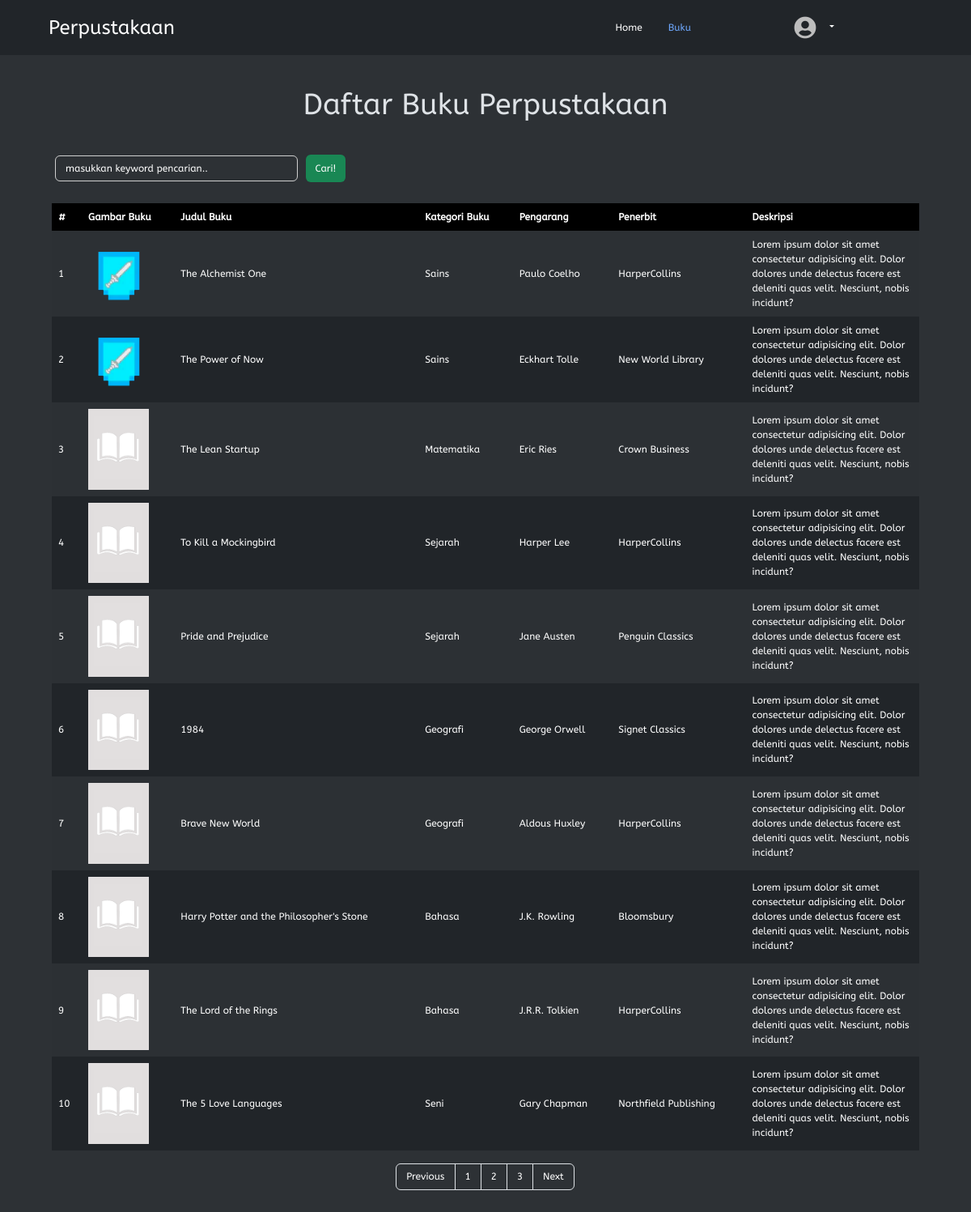
The page /php/buku/buku.php on the database its author committed.
### tables this page shows
CREATE TABLE `buku` (
  `idBuku` int(11) NOT NULL,
  `idKategori` int(11) NOT NULL,
  `judulBuku` varchar(128) DEFAULT NULL,
  `pengarang` varchar(128) DEFAULT NULL,
  `penerbit` varchar(128) DEFAULT NULL,
  `deskripsi` varchar(512) DEFAULT NULL,
  `gambarBuku` varchar(255) NOT NULL
);

CREATE TABLE `kategori` (
  `idkategori` int(11) NOT NULL,
  `kategori` varchar(128) DEFAULT NULL
);

### php/dbcontroller.php (called while the page is built, shortened)
<?php
class DBConnection {
	private $host = 'localhost';
	private $user = 'root';
	private $password = '';
	private $dbname = 'projek3_sukenmfauzan';
	public $conn;
	public function __construct() {
		$this->conn = mysqli_connect($this->host, $this->user, $this->password, $this->dbname);
	}
	public function getALL($sql)
	{
		$result = mysqli_query($this->conn, $sql);
		while ($row = mysqli_fetch_assoc($result)) {
			$data[] = $row;
		}
		if (!empty($data)) {
			return $data;
		}
	}
	public function rowCOUNT($sql)
	{
		$result = mysqli_query($this->conn, $sql);
		$count = mysqli_num_rows($result);
		return $count;
	}
}
?>

### php/buku/buku.php (the view, shortened to what this page needs)
<?php
require_once '../dbcontroller.php';
$db = new DBConnection();
$jumlahdataperhalaman = 10;
$totaldata = $db->rowCOUNT('SELECT * FROM buku');
$jumlahhalaman = ceil($totaldata / $jumlahdataperhalaman);
if (isset($_GET['halaman'])) {
	$halamanberapa = $_GET['halaman'];
} else {
	$halamanberapa = 1;
}
$halaman = isset($_GET['halaman']) ? (int) $_GET['halaman'] : 1;
$awaldata = $jumlahdataperhalaman * $halamanberapa - $jumlahdataperhalaman;
$Previous = $halaman - 1;
$Next = $halaman + 1;
$halamanawal =
$halaman > 1 ? $halaman * $jumlahdataperhalaman - $jumlahdataperhalaman : 0;
$buku = $db->getALL("SELECT buku.*, kategori.kategori FROM buku, kategori WHERE buku.idKategori = kategori.idKategori ORDER BY idBuku ASC LIMIT " . $awaldata . "," . $jumlahdataperhalaman);
?>
<!DOCTYPE html>
<html lang="en">
<head>
	<link rel="stylesheet" href="../../assets/style/style.css">
	<link rel="stylesheet" href="../../assets/bootstrap-5.3.0/css/bootstrap.min.css">
	<link rel="stylesheet" href="../../assets/fontawesome/css/all.min.css">
	<link rel="stylesheet" href="../../assets/fontawesome/css/fontawesome.min.css">
	<link rel="stylesheet" href="../../assets/fontawesome/css/solid.min.css">
	<link rel="stylesheet" href="../../node_modules/sweetalert2/dist/sweetalert2.min.css">
</head>
<body data-bs-theme="dark">
	<div class="container-fluid">
		<header class="d-flex flex-wrap align-items-center justify-content-center justify-content-around py-3 px-5">
			<a href="../home/index.php" class="d-flex align-items-center mb-3 mb-md-0 me-md-auto text-white text-decoration-none">
				<span class="fs-4">Perpustakaan</span>
			</a>
			<ul class="nav col-12 col-md-auto mb-2 justify-content-center mb-md-0">
				<li class="nav-item">
					<a href="../home/index.php" class="nav-link text-white" aria-current="page">
						Home
					</a>
				</li>
				<li>
					<a href="../buku/buku.php" class="nav-link active">
						Buku
					</a>
				</li>
			</ul>
			<div class="d-flex col-md-3 text-end align-items-center justify-content-center">
					<div class="dropdown text-end">
						<a href="#" class="text-white text-decoration-none dropdown-toggle" data-bs-toggle="dropdown" aria-expanded="false">
							<img src="../../assets/profil/default-profil.png" alt="" width="32" height="32" class="rounded-circle me-2">
						</a>
					</div>
				</div>
			</header>
		</div>
		<div class="content">
			<center><h1>Daftar Buku Perpustakaan</h1></center>
			<form action="" method="post">
				<input type="text" name="keyword" id="keyword" size="40" autofocus placeholder="masukkan keyword pencarian.." autocomplete="off">
				<button type="submit" name="cari" class="tbl-cari">Cari!</button>
			</form>
			<br>
			<table border="0" cellpadding="10" cellspacing="0">
				<thead>
					<tr>
						<th scope="col">#</th>
						<th scope="col">Gambar Buku</th>
						<th scope="col">Judul Buku</th>
						<th scope="col">Kategori Buku</th>
						<th scope="col">Pengarang</th>
						<th scope="col">Penerbit</th>
						<th scope="col">Deskripsi</th>
					</tr>
				</thead>
				<?php $i = $halamanawal + 1;
				?>
				<?php foreach($buku as $data) : ?>
					<tr>
						<td><?= $i; ?></td>
						<td><img src="../../assets/img/<?php if (!$data["gambarBuku"]) {echo 'default-book.png';} else {echo $data['gambarBuku'];} ?>" width="75" onclick="viewImage(<?=$i?>)"></td>
						<td width=""><?= $data['judulBuku']; ?></td>
						<td><?= $data['kategori']; ?></td>
						<td><?= $data['pengarang']; ?></td>
						<td><?= $data['penerbit']; ?></td>
						<td id="deskripsi"><?= $data['deskripsi']; ?></td>
					</tr>
					<?php $i++; ?>
				<?php endforeach; ?>
			</table>
			<div class="pagination-flex">
				<div class="pagination">
					<ul class="page-list">
						<li class="page-item">
							<a class="page-link" <?php if ($halaman > 1) {
								echo "href='?halaman=$Previous'";
							} ?>>Previous</a>
						</li>
						<?php for ($i = 1; $i <= $jumlahhalaman; $i++): ?>
							<li class="page-item"><a class="page-link" href="?halaman=<?= $i ?>"><?= $i ?></a></li>
						<?php endfor; ?>
						<li class="page-item">
							<a  class="page-link" <?php if (
								$halaman < $jumlahhalaman
							) {
								echo "href='?halaman=$Next'";
							} ?>>Next</a>
						</li>
					</ul>
				</div>
			</div>
		</div>
</body>
</html>

### assets/style/style.css (style rules this page uses)
* { box-sizing: border-box; font-family: 'AbeeZee', sans-serif; transition: all 0.5s ease; scroll-behavior: smooth; margin: 0; padding: 0; }
body { font-family: 'AbeeZee', sans-serif; background-color: #2e2e2e; font-size: 12px !important; max-width: 100%; height: 100%; color: #fff; }
.content { padding: 2rem 4rem; background-color: #2D3135; display: block; width: 100%; min-height: 100vh; }
table { width: 100%; color: #fff; margin-bottom: .5rem; border-collapse: unset !important ; border: none; }
table tr { border: 1px solid #000; }
table tr th { text-align: left; padding: 8px; height: 25px; }
table tr td { text-align: left; padding: 2px 8px 4px 8px; }
#keyword { background-color: #2D3135; color: #fff; border: 1px solid rgb(207, 207, 207); border-radius: 0.375rem; padding: 6px 12px 6px 12px; width: 300px; margin: 0px 4px 0px 4px; font-size: 12px; font-weight: normal; line-height: 1.5; transition: border-color .15s ease-in-out, box-shadow .15s ease-in-out; }
#keyword::placeholder { color: #fff; font-family: 'AbeeZee'; }
input[type="text"] { background-color: #2D3135; color: #fff; border: 1px solid rgb(207, 207, 207); border-radius: 0.375rem; padding: 6px 12px 6px 12px; width: 100%; margin: 0px 4px 10px 0px; font-size: 1rem; font-weight: normal; line-height: 1.5; transition: border-color .15s ease-in-out, box-shadow .15s ease-in-out; }
.tbl-cari { background-color: #198754; border: none; color: rgb(255, 255, 255); padding: 8px 12px; text-align: center; text-decoration: none; display: inline-block; margin: 8px 2px; cursor: pointer; border-radius: 0.375rem; }
.pagination { display: inline-block; box-sizing: border-box; }
.page-item:first-child .page-link { margin-left: 0; border-top-left-radius: 0.25rem; border-bottom-left-radius: 0.25rem; box-sizing: border-box; }
.page-item:last-child .page-link { margin-left: 0; border-top-right-radius: 0.25rem; border-bottom-right-radius: 0.25rem; box-sizing: border-box; }
.pagination .page-list { display: flex; padding-left: 0; list-style: none; border-radius: 0.25rem; flex-direction: row; flex-wrap: nowrap; box-sizing: border-box; }
.pagination .page-list .page-link { position: relative; display: block; padding: 0.5rem 0.75rem; margin-left: -1px; line-height: 1.25; color: #ffffff; background-color:#2D3135; border: 1px solid #dee2e6; text-decoration: none; box-sizing: border-box; font-size: 12px; }
.pagination-flex { display: flex; flex-direction: row; flex-wrap: nowrap; justify-content: center; align-items: center; align-content: stretch; margin-bottom: 1.5rem; }

### php/buku/buku.php (style rules this page uses)
table { border: none; margin-bottom: 1rem; }
table tr td { padding: .5rem; }
table thead tr th { background-color: #000; color: #fff; }
table tr:nth-child(even) { background-color: #212529; }
table tr:nth-child(odd) { background-color: #2c3034; }
h1 { font-size: 2.25rem; margin: .5rem 0 2rem 0; }
#deskripsi { overflow-y: scroll; width: 20%; height: 100px; }

### rows shown on the page
buku: gambarBuku (picture), judulBuku "The Alchemist One", idKategori.kategori "Sains", pengarang "Paulo Coelho", penerbit "HarperCollins", deskripsi "Lorem ipsum dolor sit amet consectetur adipisicing elit. Dolor dolores unde delectus facere est deleniti quas velit. Nesciunt, nobis incidunt?"
buku: gambarBuku (picture), judulBuku "The Power of Now", idKategori.kategori "Sains", pengarang "Eckhart Tolle", penerbit "New World Library", deskripsi "Lorem ipsum dolor sit amet consectetur adipisicing elit. Dolor dolores unde delectus facere est deleniti quas velit. Nesciunt, nobis incidunt?"
buku: judulBuku "The Lean Startup", idKategori.kategori "Matematika", pengarang "Eric Ries", penerbit "Crown Business", deskripsi "Lorem ipsum dolor sit amet consectetur adipisicing elit. Dolor dolores unde delectus facere est deleniti quas velit. Nesciunt, nobis incidunt?"
buku: judulBuku "To Kill a Mockingbird", idKategori.kategori "Sejarah", pengarang "Harper Lee", penerbit "HarperCollins", deskripsi "Lorem ipsum dolor sit amet consectetur adipisicing elit. Dolor dolores unde delectus facere est deleniti quas velit. Nesciunt, nobis incidunt?"
buku: judulBuku "Pride and Prejudice", idKategori.kategori "Sejarah", pengarang "Jane Austen", penerbit "Penguin Classics", deskripsi "Lorem ipsum dolor sit amet consectetur adipisicing elit. Dolor dolores unde delectus facere est deleniti quas velit. Nesciunt, nobis incidunt?"
buku: judulBuku "1984", idKategori.kategori "Geografi", pengarang "George Orwell", penerbit "Signet Classics", deskripsi "Lorem ipsum dolor sit amet consectetur adipisicing elit. Dolor dolores unde delectus facere est deleniti quas velit. Nesciunt, nobis incidunt?"
buku: judulBuku "Brave New World", idKategori.kategori "Geografi", pengarang "Aldous Huxley", penerbit "HarperCollins", deskripsi "Lorem ipsum dolor sit amet consectetur adipisicing elit. Dolor dolores unde delectus facere est deleniti quas velit. Nesciunt, nobis incidunt?"
buku: judulBuku "Harry Potter and the Philosopher's Stone", idKategori.kategori "Bahasa", pengarang "J.K. Rowling", penerbit "Bloomsbury", deskripsi "Lorem ipsum dolor sit amet consectetur adipisicing elit. Dolor dolores unde delectus facere est deleniti quas velit. Nesciunt, nobis incidunt?"
buku: judulBuku "The Lord of the Rings", idKategori.kategori "Bahasa", pengarang "J.R.R. Tolkien", penerbit "HarperCollins", deskripsi "Lorem ipsum dolor sit amet consectetur adipisicing elit. Dolor dolores unde delectus facere est deleniti quas velit. Nesciunt, nobis incidunt?"
buku: judulBuku "The 5 Love Languages", idKategori.kategori "Seni", pengarang "Gary Chapman", penerbit "Northfield Publishing", deskripsi "Lorem ipsum dolor sit amet consectetur adipisicing elit. Dolor dolores unde delectus facere est deleniti quas velit. Nesciunt, nobis incidunt?"
